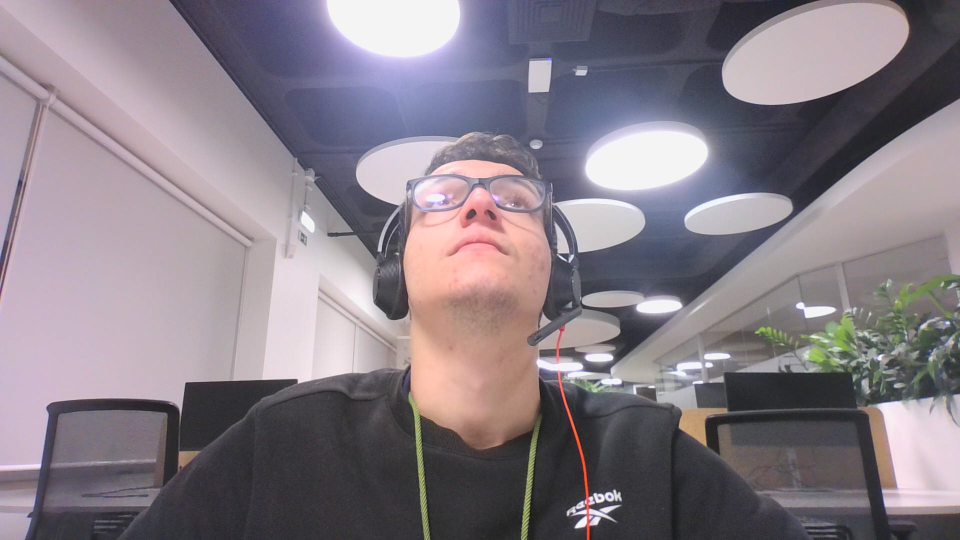
#> input picture assets/images/examples/pose/tilt_head.jpg, 1920 x 1080 px, given in place of the camera (shown at 1/2 size)
$ python TrafficLightDrawable.py
#> lines starting #> are read from the running program, lines starting #| are printed output that depends on the picture; after the words box and inside, x2 and y2 are one past the last pixel; in counts of white or black regions, pixels touching at a corner belong together; pictures that were not available may be replaced by others from this repository, and a replacement may not be noted
### src/Utils.py
import cv2
import numpy as np

def overlay_image(frame, image_path, location=(0, 0), size=None, verbose=False): # size=(width, height), location=(x, y)
    if verbose: print("Inside overlay_image")
    # Carregar a imagem PNG com canal alpha
    if type(image_path) == str:
        image = cv2.imread(image_path, cv2.IMREAD_UNCHANGED)
    else:
        image = image_path

    if image.shape[2] == 3:
        image = add_alpha_channel(image)

    # Verificar se a imagem foi carregada corretamente
    if image is None:
        raise ValueError("A imagem não pôde ser carregada. Verifique o caminho.")

    # Redimensionar a imagem para o tamanho desejado
    if size is not None:
        if verbose: print("\tResizing image")
        image = cv2.resize(image, size)

    x, y = location

    # size of the image is larger than the frame
    if x + image.shape[1] > frame.shape[1] or y + image.shape[0] > frame.shape[0]:
        if verbose: print("\tA imagem é maior que o frame")
        image = cv2.resize(image, (frame.shape[1] - x, frame.shape[0] - y))

    if verbose: print("\tSplitting image")
    # Separar os canais da imagem (B, G, R, A)
    b, g, r, a = cv2.split(image)

    if verbose: print("\tCreating alpha mask")
    # Criar uma máscara a partir do canal alpha
    alpha_mask = a / 255.0

    if verbose: print("\tGetting ROI")
    # Obter a região do frame onde a imagem será sobreposta
    h, w = image.shape[:2]
    roi = frame[y:y+h, x:x+w]

    if verbose: print("\tApplying mask")
    # Aplicar a máscara na região de interesse
    for c in range(0, 3):  # Para os canais B, G, R
        roi[:, :, c] = roi[:, :, c] * (1 - alpha_mask) + image[:, :, c] * alpha_mask

    if verbose: print("\tPutting ROI back in frame")
    # Colocar a região modificada de volta no frame
    frame[y:y+h, x:x+w] = roi

    if verbose: print("\tReturning frame")

    return frame

def add_alpha_channel(image):
    if image.shape[2] == 3:
        b, g, r = cv2.split(image)
        a = np.ones(b.shape, dtype=b.dtype) * 255
        return cv2.merge((b, g, r, a))
    else:
        return image

def remove_alpha_channel(image):
    b, g, r, a = cv2.split(image)
    return cv2.merge((b, g, r))

# [37 lines that do not run on import are left out]

### src/game/drawables/Drawable.py
import cv2
import numpy as np


class Drawable:
    def __init__(self):
        pass

    # [45 lines left out: function _draw_png, not called in this run]


# [27 lines that do not run on import are left out]

### src/game/drawables/TrafficLightDrawable.py
import cv2
from src.game.drawables.Drawable import Drawable
import src.Utils as Utils

class TrafficLightDrawable(Drawable):

    class STATE:
        RED = 0
        YELLOW = 1
        GREEN = 2
        DISABLED = 3
        ALL_GREEN = 4

    STATES = [
        [STATE.RED, "assets/images/traffic_light/red.png"],
        [STATE.YELLOW, "assets/images/traffic_light/yellow.png"],
        [STATE.GREEN, "assets/images/traffic_light/green.png"],
        [STATE.DISABLED, "assets/images/traffic_light/disabled.png"],
        [STATE.ALL_GREEN, "assets/images/traffic_light/all_green.png"]
    ]

    def __init__(self):
        super().__init__()
        self.current_state = TrafficLightDrawable.STATE.DISABLED

    def draw(self, frame, image_size=(120, 325), margin=(20, 110)): # image_size=(width, height), margin=(X, Y)
        image = cv2.imread(self.STATES[self.current_state][1], cv2.IMREAD_UNCHANGED)
        location_x = frame.shape[1] - image_size[0] - margin[0]
        return Utils.overlay_image(frame, image, size=image_size, location=(location_x, margin[1]))

    def set_state(self, state: int):
        self.current_state = state

if __name__ == "__main__":
    cap = cv2.VideoCapture(0)
    traffic_light = TrafficLightDrawable()
    while cap.isOpened():
        success, frame = cap.read()
#> frame is the input picture: shape (1080, 1920, 3); mean B, G, R 133.9, 125.6, 134.9
        if not success:
            print("Ignoring empty camera frame.")
            continue

        # Aplica a imagem sobre o frame
        frame = traffic_light.draw(frame)
#> in add_alpha_channel, `b, g, r = cv2.split(image)`:
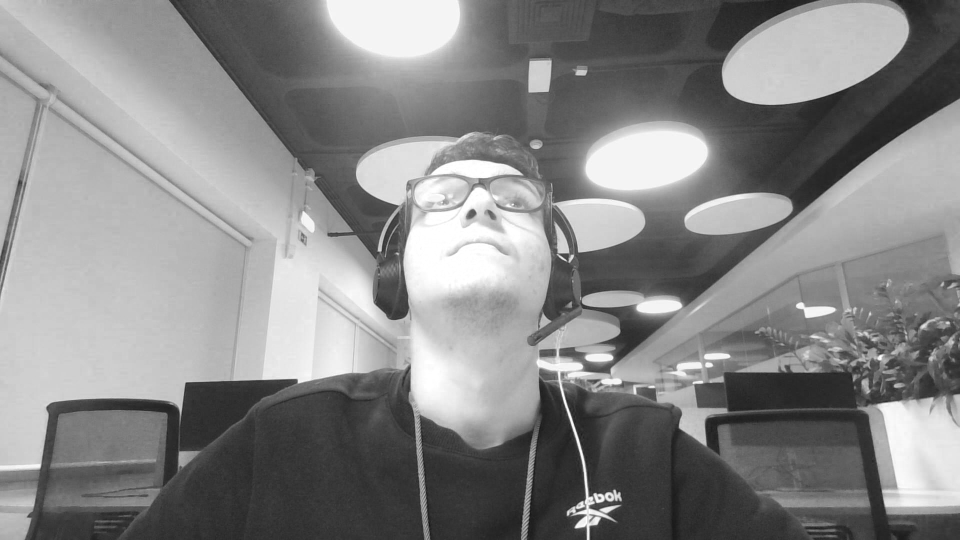
#> r: shape (1080, 1920) (shown at 1/2 size); min 15, max 255, mean 134.9
#> in overlay_image, `image = cv2.resize(image, size)`:
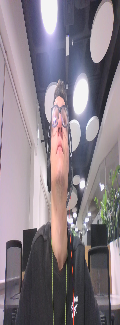
#> image: shape (325, 120, 4); mean B, G, R, A 133.8, 125.5, 134.8, 255
#> in overlay_image, `b, g, r, a = cv2.split(image)`:
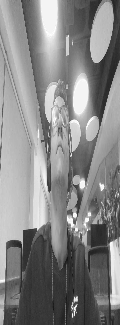
#> b: shape (325, 120); min 19, max 255, mean 133.8
#> in overlay_image, `b, g, r, a = cv2.split(image)`:
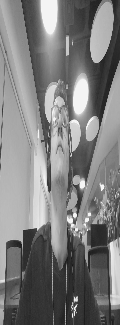
#> g: shape (325, 120); min 24, max 248, mean 125.5
#> in overlay_image, `b, g, r, a = cv2.split(image)`:
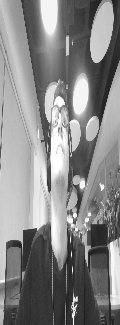
#> r: shape (325, 120); min 26, max 255, mean 134.8
#> in overlay_image, `b, g, r, a = cv2.split(image)`: a: shape (325, 120); every value is 255
#> in overlay_image, `alpha_mask = a / 255.0`: alpha_mask: shape (325, 120) float64; every value is 1
#> in overlay_image, `roi = frame[y:y+h, x:x+w]`:
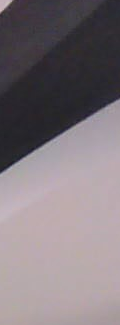
#> roi: shape (325, 120, 3); mean B, G, R 122.9, 117.6, 127.1
#> in overlay_image, `frame[y:y+h, x:x+w] = roi`:
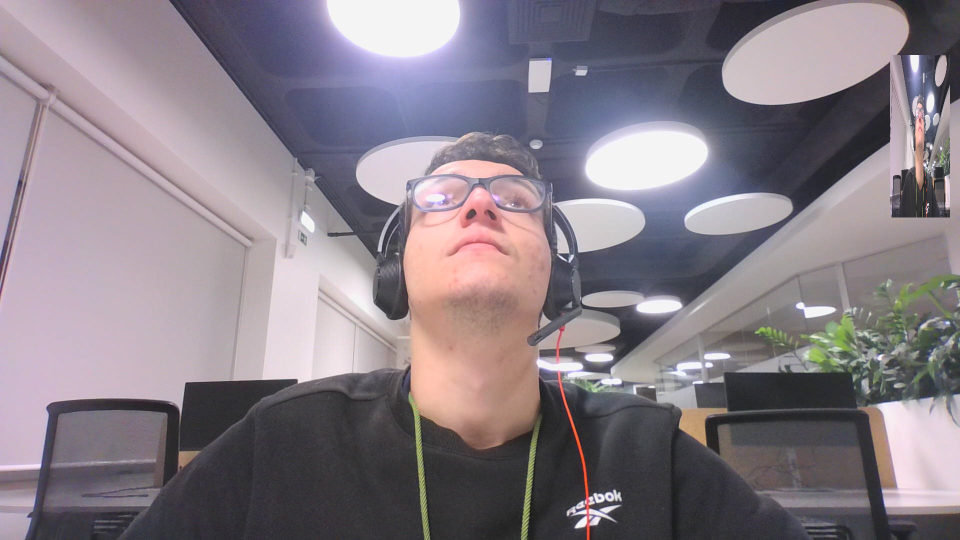
#> frame: shape (1080, 1920, 3) (shown at 1/2 size); 1.88% of pixels changed, all inside (x1, y1, x2, y2) = (1780, 110, 1900, 435)

        wait = cv2.waitKey(5)
#> (key q is pressed here)
        if wait & 0xFF == ord('r'):
            traffic_light.current_state = TrafficLightDrawable.STATE.RED
        elif wait & 0xFF == ord('y'):
            traffic_light.current_state = TrafficLightDrawable.STATE.YELLOW
        elif wait & 0xFF == ord('g'):
            traffic_light.current_state = TrafficLightDrawable.STATE.GREEN
        elif wait & 0xFF == ord('d'):
            traffic_light.current_state = TrafficLightDrawable.STATE.DISABLED

        cv2.imshow('MediaPipe Object Detection', frame)

        if wait & 0xFF == ord('q'):
            break

    cap.release()
    cv2.destroyAllWindows()
